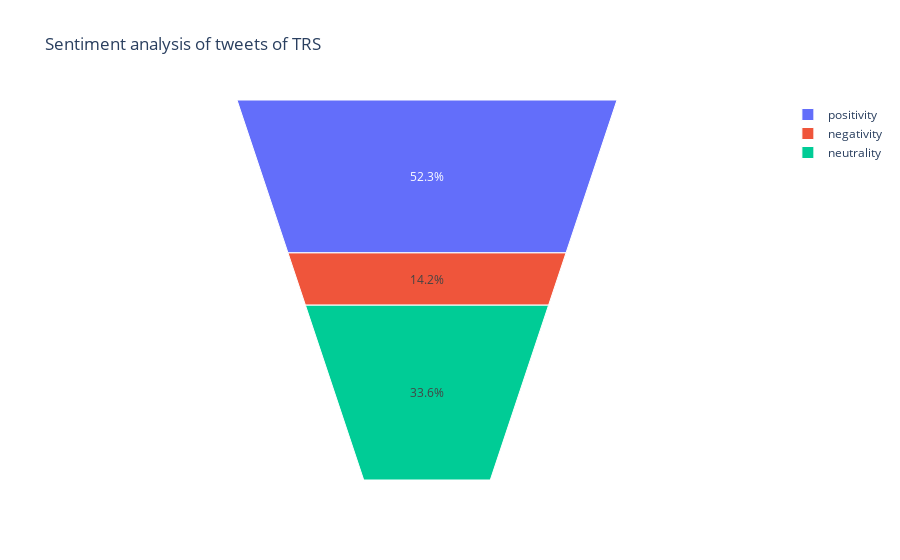

Write notebook code for a chart like this one.
### Code cell
general  = TRS_Tweets.groupby('analysis').analysis.count()
neutral  = TRS_Tweets[TRS_Tweets['analysis'] == 'neutral'].ClearTweet.count()
positive = TRS_Tweets[TRS_Tweets['analysis'] == 'positive'].ClearTweet.count()
negative = TRS_Tweets[TRS_Tweets['analysis'] == 'negative'].ClearTweet.count()

fig = go.Figure(data = [go.Funnelarea(labels = ["positivity","negativity","neutrality"], values = [positive,negative,neutral])])
fig.update_layout(title_text ='Sentiment analysis of tweets of TRS')
fig.show()

### Figure 1 — Plotly figure (JSON) as saved in the notebook; plotly's stock layout.template omitted (floating-point values rounded to 4 significant figures)
{"data": [{"labels": ["positivity", "negativity", "neutrality"], "type": "funnelarea", "values": [646, 175, 415]}], "layout": {"title": {"text": "Sentiment analysis of tweets of TRS"}}}
